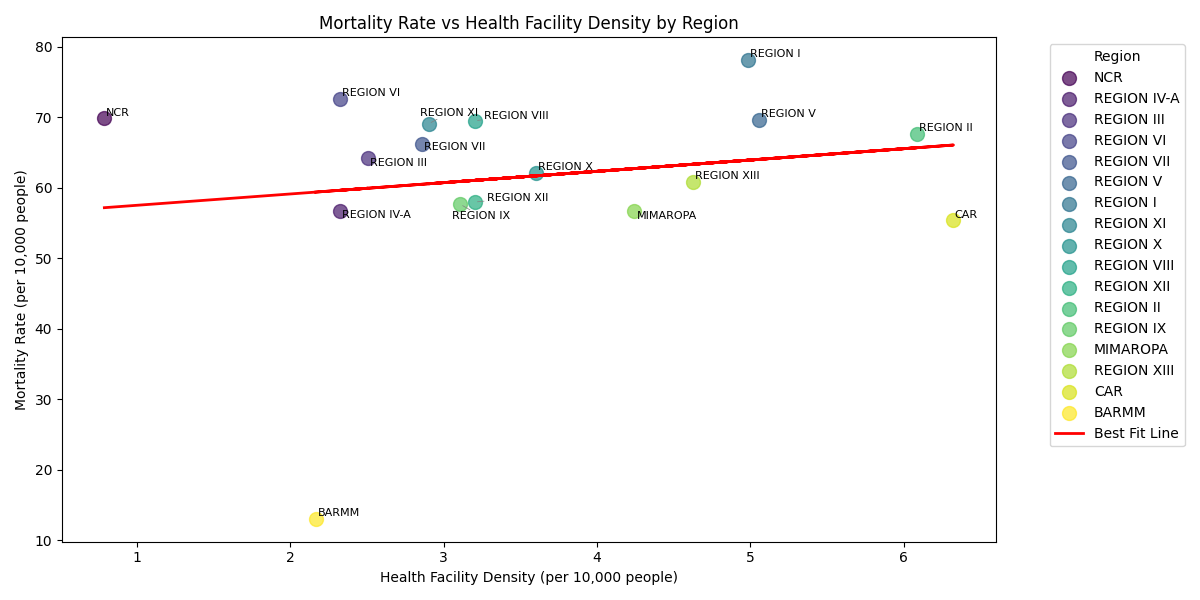

Source code (Python):
import matplotlib.pyplot as plt
import pandas as pd
import os
import numpy as np
from adjustText import adjust_text

os.chdir(os.path.dirname(os.path.abspath(__file__)))
df = pd.read_csv('../Datasets/FHSIS.csv', thousands=',')
df['Population'] = df['Population'].astype(int)

region_population = df.groupby('Region Name')['Population'].sum()
region_population_dict = region_population.to_dict()

os.chdir(os.path.dirname(os.path.abspath(__file__)))
df = pd.read_csv('../Datasets/Stat_HFProvincial.csv')

region_hf = df.groupby('Region Name')['TOTAL'].sum()
region_hf_dict = region_hf.to_dict()

region_hf_density = {}
for region in region_population_dict:
    population = region_population_dict.get(region)
    hf = region_hf_dict.get(region)
    if population and hf:
        region_hf_density[region] = (hf / population) * 10000
    else:
        region_hf_density[region] = None


os.chdir(os.path.dirname(os.path.abspath(__file__)))
df = pd.read_csv('../Datasets\VSR PUF 2023 Death.csv')

region_death = df['place_of_death_region_new'].value_counts()

region_id_to_name_map = {
    1: 'REGION I',
    2: 'REGION II',
    3: 'REGION III',
    4: 'REGION IV-A',
    5: 'REGION V',
    6: 'REGION VI',
    7: 'REGION VII',
    8: 'REGION VIII',
    9: 'REGION IX',
    10: 'REGION X',
    11: 'REGION XI',
    12: 'REGION XII',
    13: 'NCR',
    14: 'CAR',
    16: 'REGION XIII',
    17: 'MIMAROPA',
    18: 'NIR',
    19: 'BARMM'
}

region_death.index = region_death.index.map(region_id_to_name_map)
region_death_dict = region_death.to_dict()

death_counts_df = pd.DataFrame(list(region_death_dict.items()), columns=['Region Name', 'Deaths'])
population_df = pd.DataFrame(list(region_population_dict.items()), columns=['Region Name', 'Population'])

merged_df = pd.merge(death_counts_df, population_df, on='Region Name', how='left')

merged_df['Mortality Rate'] = (merged_df['Deaths'] / merged_df['Population']) * 10000


merged_df['Health Facility Density'] = merged_df['Region Name'].map(region_hf_density)

plt.figure(figsize=(12, 6))
regions = merged_df['Region Name'].unique()
cmap = plt.get_cmap('viridis')
colors = cmap(np.linspace(0, 1, len(regions)))
texts = []

for i, region in enumerate(regions):
    region_data = merged_df[merged_df['Region Name'] == region]
    x = region_data['Health Facility Density'].values[0]
    y = region_data['Mortality Rate'].values[0]

    plt.scatter(x, y, label=region, color=colors[i], s=100, alpha=0.7)

    texts.append(plt.text(x, y, region, fontsize=8))

adjust_text(texts, arrowprops=dict(arrowstyle='-', color='gray', lw=0.5))

slope, intercept = np.polyfit(merged_df['Health Facility Density'], merged_df['Mortality Rate'], 1)
best_fit_line = slope * merged_df['Health Facility Density'] + intercept
plt.plot(merged_df['Health Facility Density'], best_fit_line, color='red', linewidth=2, label='Best Fit Line')

plt.xlabel('Health Facility Density (per 10,000 people)')
plt.ylabel('Mortality Rate (per 10,000 people)')
plt.title('Mortality Rate vs Health Facility Density by Region')

plt.legend(title='Region', bbox_to_anchor=(1.05, 1), loc='upper left')

plt.tight_layout()
plt.show()
